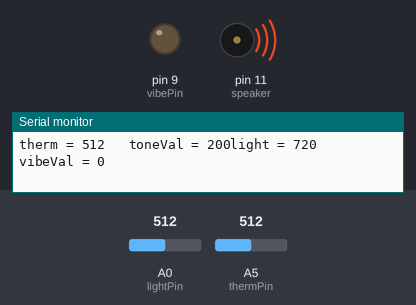
This sketch was run on a simulated Arduino Uno, built with avr-gcc and run on an emulated ATmega328P. On the bench: output pins drawn as LEDs (lit = HIGH), buzzer (waves = sounding), the last lines printed to the serial monitor. The test bench sets the inputs (shaded band); at power-on: A5 (thermPin) = 512, A0 (lightPin) = 512.

Above: at 1.2 s.
1.3 s: A5 (thermPin) set to 0
At 2.1 s:
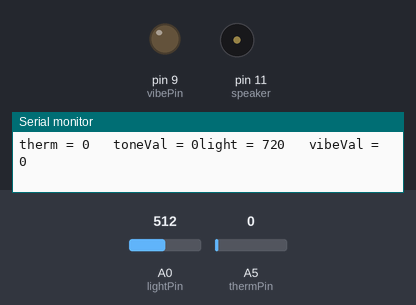
2.8 s: A0 (lightPin) set to 730
At 3.1 s:
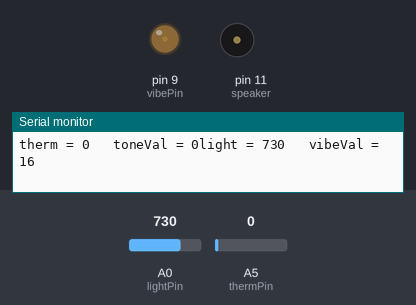
4.3 s: A5 (thermPin) set to 122
At 4.6 s:
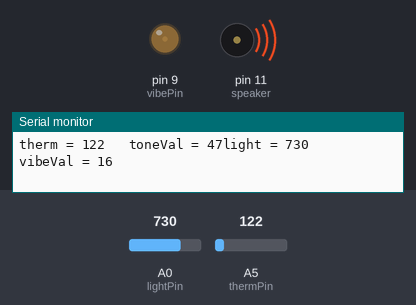
5.8 s: A0 (lightPin) set to 860
At 6.3 s:
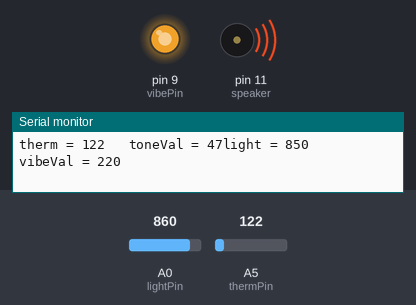
7.3 s: A5 (thermPin) set to 0
At 8.2 s:
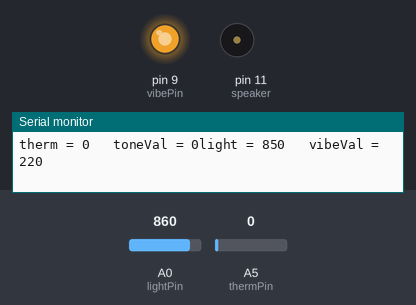
8.8 s: A0 (lightPin) set to 716
At 9.7 s:
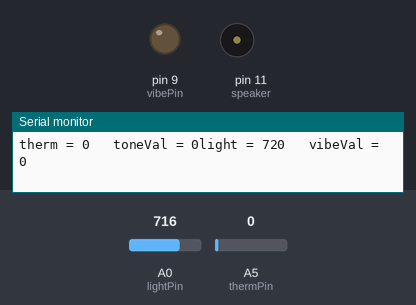
Timing chart, 0 to 11.8 s (numbered marks = the images above; inputs shaded):
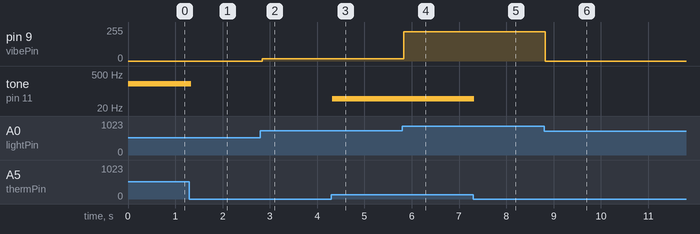

Measured:
- after the input at 1.3 s, tone on pin 11 (speaker): 200 Hz → silent at once
- after the input at 2.8 s, pin 9 (vibePin): 0/255 → 16/255 at once
- after the input at 4.3 s, tone on pin 11 (speaker): silent → 47 Hz at once
- after the input at 5.8 s, pin 9 (vibePin): 16/255 → 220/255 at once
- after the input at 7.3 s, tone on pin 11 (speaker): 47 Hz → silent at once
- after the input at 8.8 s, pin 9 (vibePin): 220/255 → 0/255 at once

The sketch:

471a2.ino
```cpp
int lightPin = A0;
int lightVal = 0;
int lightMin = 720;
int lightMax = 850;

int vibePin = 9;
int vibeVal = 0;
int vibeMin = 0;
int vibeMax = 220;

int thermPin = A5;
int thermVal = 0;
int thermMin = 0;
int thermMax = 1024;

int speaker = 11;
int toneVal = 0;
int toneMin = 0;
int toneMax = 400;

void setup() {

  Serial.begin(9600);
  pinMode(vibePin, OUTPUT);
  pinMode(speaker, OUTPUT);

}

void loop() {
  lightVal = analogRead(lightPin);
  thermVal = analogRead(thermPin);

  if (lightVal < lightMin) {
    lightVal = lightMin;
  } else if (lightVal > lightMax) {
    lightVal = lightMax;
  }

  if (thermVal < thermMin) {
    thermVal = thermMin;
  } else if (thermVal > thermMax) {
    thermVal = thermMax;
  }

  vibeVal = map(lightVal, lightMin, lightMax, vibeMin, vibeMax);

  toneVal = map(thermVal, thermMin, thermMax, toneMin, toneMax);
  tone(speaker, toneVal);

  analogWrite(vibePin, vibeVal);

//  digitalWrite(vibePin, HIGH);
//  delay(50000);
//  digitalWrite(vibePin, LOW);
//  delay(500);
  Serial.print("light = ");
  Serial.print(lightVal);
  Serial.print("\t vibeVal = ");
  Serial.println(vibeVal);

  Serial.print("therm = ");
  Serial.print(thermVal);
  Serial.print("\t toneVal = ");
  Serial.print(toneVal);
}
```
